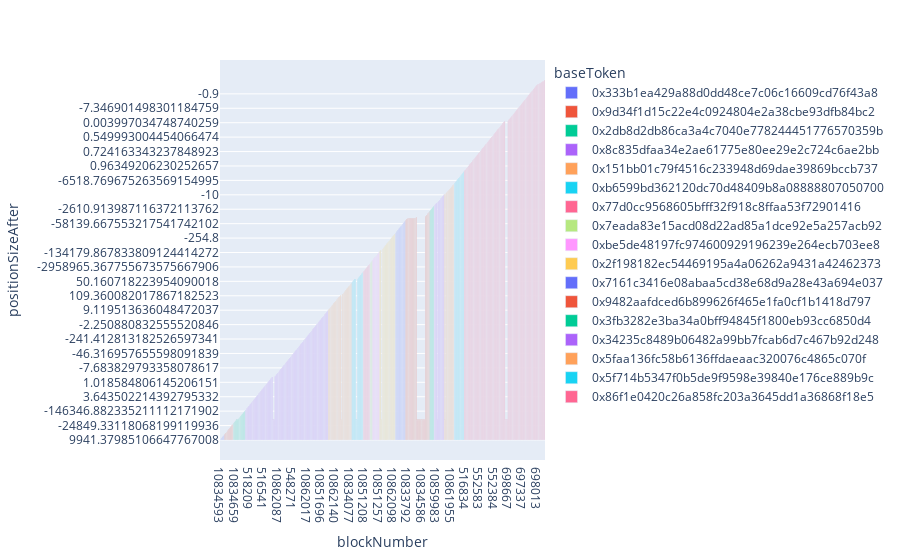

Source (notebook cell):
### Code cell
fig = px.bar(df4viz, x="blockNumber", y="positionSizeAfter", color="baseToken", barmode="relative")
fig.show()
